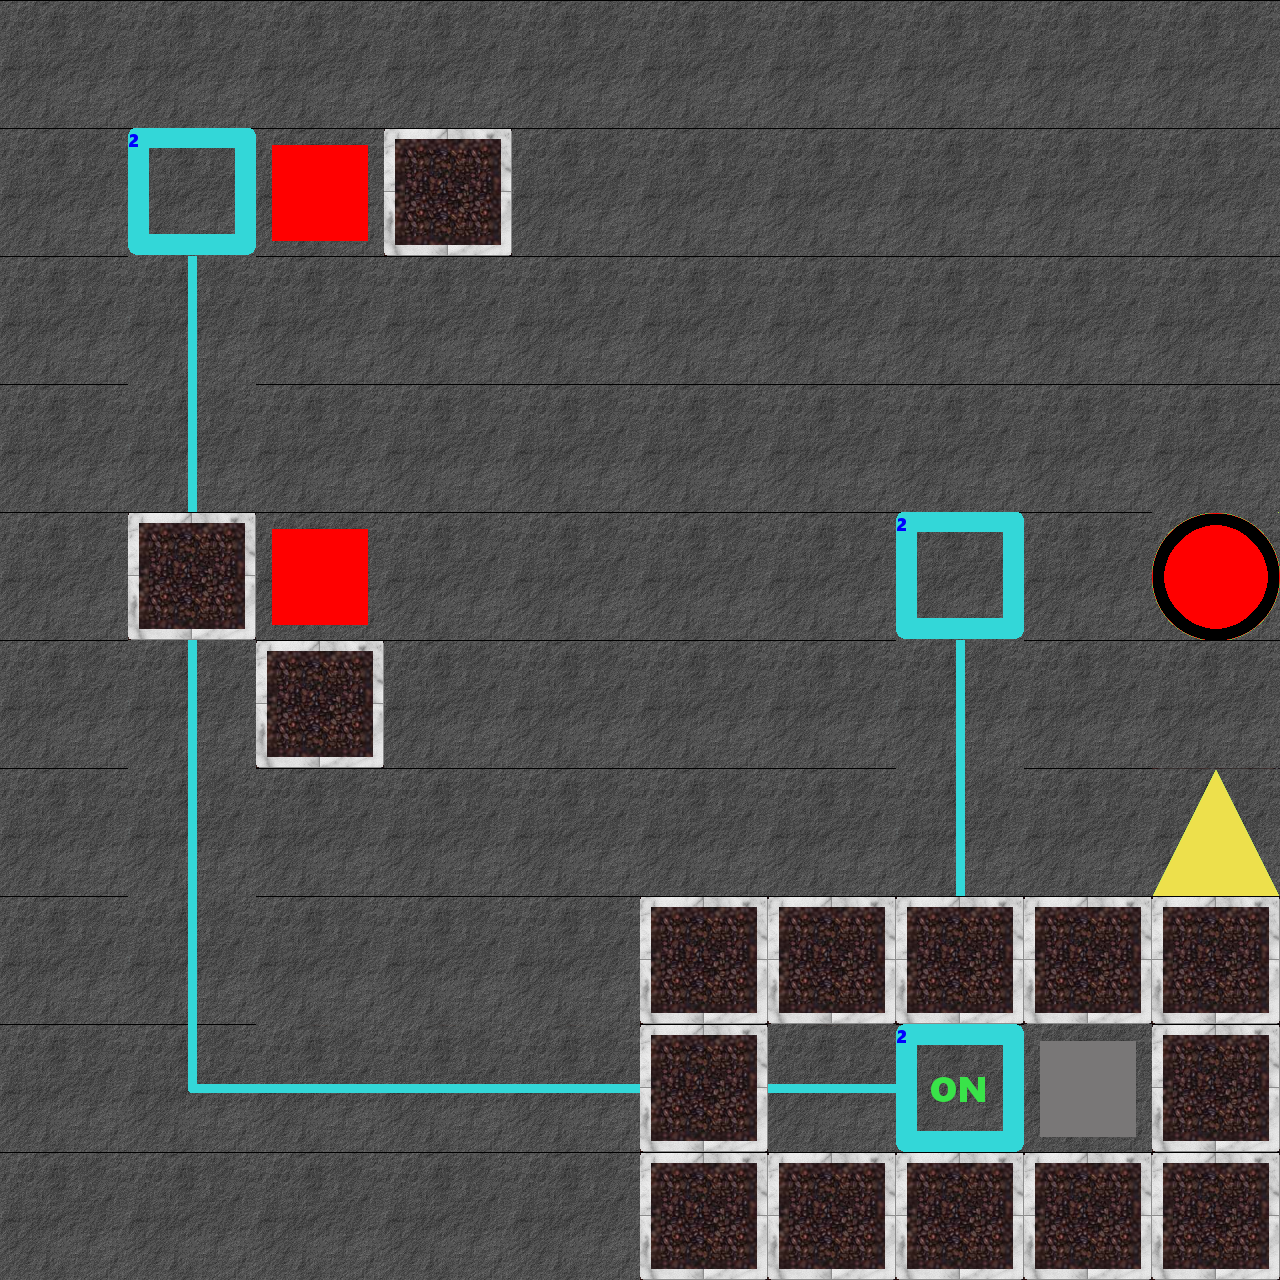

Below is a game level as drawn by its tile map, then a one-line description and the .tmx file that defines it, in full:
An orthogonal 10x10 tile map with 128x128 px tiles, 2 tile layers (tiles, blocks).

<map version="1.0" orientation="orthogonal" width="10" height="10" tilewidth="128" tileheight="128">
 <properties>
  <property name="minMoves" value="100" />
 </properties>
 <tileset firstgid="1" name="blocks&amp;tiles" tilewidth="128" tileheight="128">
  <image source="../img/tiles_blocks.png" width="512" height="1024" />
 </tileset>
 <layer name="tiles" width="10" height="10">
  <data>
   <tile gid="2" />
   <tile gid="2" />
   <tile gid="2" />
   <tile gid="2" />
   <tile gid="2" />
   <tile gid="2" />
   <tile gid="2" />
   <tile gid="2" />
   <tile gid="2" />
   <tile gid="2" />
   <tile gid="2" />
   <tile gid="31" />
   <tile gid="2" />
   <tile gid="3" />
   <tile gid="2" />
   <tile gid="2" />
   <tile gid="2" />
   <tile gid="2" />
   <tile gid="2" />
   <tile gid="2" />
   <tile gid="2" />
   <tile gid="2" />
   <tile gid="2" />
   <tile gid="2" />
   <tile gid="2" />
   <tile gid="2" />
   <tile gid="2" />
   <tile gid="2" />
   <tile gid="2" />
   <tile gid="2" />
   <tile gid="2" />
   <tile gid="2" />
   <tile gid="2" />
   <tile gid="2" />
   <tile gid="2" />
   <tile gid="2" />
   <tile gid="2" />
   <tile gid="2" />
   <tile gid="2" />
   <tile gid="2" />
   <tile gid="2" />
   <tile gid="3" />
   <tile gid="2" />
   <tile gid="2" />
   <tile gid="2" />
   <tile gid="2" />
   <tile gid="2" />
   <tile gid="31" />
   <tile gid="2" />
   <tile gid="9" />
   <tile gid="2" />
   <tile gid="2" />
   <tile gid="3" />
   <tile gid="2" />
   <tile gid="2" />
   <tile gid="2" />
   <tile gid="2" />
   <tile gid="18" />
   <tile gid="2" />
   <tile gid="2" />
   <tile gid="2" />
   <tile gid="2" />
   <tile gid="2" />
   <tile gid="2" />
   <tile gid="2" />
   <tile gid="2" />
   <tile gid="2" />
   <tile gid="18" />
   <tile gid="2" />
   <tile gid="7" />
   <tile gid="2" />
   <tile gid="2" />
   <tile gid="2" />
   <tile gid="2" />
   <tile gid="2" />
   <tile gid="3" />
   <tile gid="3" />
   <tile gid="3" />
   <tile gid="3" />
   <tile gid="3" />
   <tile gid="2" />
   <tile gid="2" />
   <tile gid="2" />
   <tile gid="2" />
   <tile gid="2" />
   <tile gid="3" />
   <tile gid="2" />
   <tile gid="29" />
   <tile gid="2" />
   <tile gid="3" />
   <tile gid="2" />
   <tile gid="2" />
   <tile gid="2" />
   <tile gid="2" />
   <tile gid="2" />
   <tile gid="3" />
   <tile gid="3" />
   <tile gid="3" />
   <tile gid="3" />
   <tile gid="3" />
  </data>
 </layer>
 <layer name="blocks" width="10" height="10">
  <data>
   <tile gid="0" />
   <tile gid="0" />
   <tile gid="0" />
   <tile gid="0" />
   <tile gid="0" />
   <tile gid="0" />
   <tile gid="0" />
   <tile gid="0" />
   <tile gid="0" />
   <tile gid="0" />
   <tile gid="0" />
   <tile gid="0" />
   <tile gid="13" />
   <tile gid="0" />
   <tile gid="0" />
   <tile gid="0" />
   <tile gid="0" />
   <tile gid="0" />
   <tile gid="0" />
   <tile gid="0" />
   <tile gid="0" />
   <tile gid="18" />
   <tile gid="0" />
   <tile gid="0" />
   <tile gid="0" />
   <tile gid="0" />
   <tile gid="0" />
   <tile gid="0" />
   <tile gid="0" />
   <tile gid="0" />
   <tile gid="0" />
   <tile gid="18" />
   <tile gid="0" />
   <tile gid="0" />
   <tile gid="0" />
   <tile gid="0" />
   <tile gid="0" />
   <tile gid="0" />
   <tile gid="0" />
   <tile gid="0" />
   <tile gid="0" />
   <tile gid="0" />
   <tile gid="13" />
   <tile gid="0" />
   <tile gid="0" />
   <tile gid="0" />
   <tile gid="0" />
   <tile gid="0" />
   <tile gid="0" />
   <tile gid="0" />
   <tile gid="0" />
   <tile gid="18" />
   <tile gid="0" />
   <tile gid="0" />
   <tile gid="0" />
   <tile gid="0" />
   <tile gid="0" />
   <tile gid="0" />
   <tile gid="0" />
   <tile gid="0" />
   <tile gid="0" />
   <tile gid="18" />
   <tile gid="0" />
   <tile gid="0" />
   <tile gid="0" />
   <tile gid="0" />
   <tile gid="0" />
   <tile gid="0" />
   <tile gid="0" />
   <tile gid="0" />
   <tile gid="0" />
   <tile gid="18" />
   <tile gid="0" />
   <tile gid="0" />
   <tile gid="0" />
   <tile gid="0" />
   <tile gid="0" />
   <tile gid="0" />
   <tile gid="0" />
   <tile gid="0" />
   <tile gid="0" />
   <tile gid="22" />
   <tile gid="17" />
   <tile gid="17" />
   <tile gid="17" />
   <tile gid="0" />
   <tile gid="17" />
   <tile gid="0" />
   <tile gid="16" />
   <tile gid="0" />
   <tile gid="0" />
   <tile gid="0" />
   <tile gid="0" />
   <tile gid="0" />
   <tile gid="0" />
   <tile gid="0" />
   <tile gid="0" />
   <tile gid="0" />
   <tile gid="0" />
   <tile gid="0" />
  </data>
 </layer>
</map>
